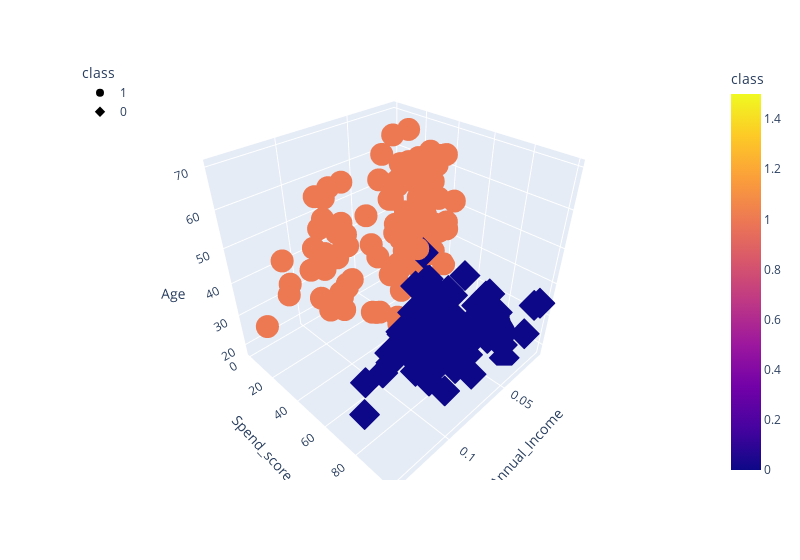

Write notebook code for a chart like this one.
### Code cell
fig = px.scatter_3d(
    df_shopping,
    x="Annual_Income",
    y="Spend_score",
    z="Age",
    color="class",
    symbol="class",
    width=800,
)
fig.update_layout(legend=dict(x=0, y=1))
fig.show()
